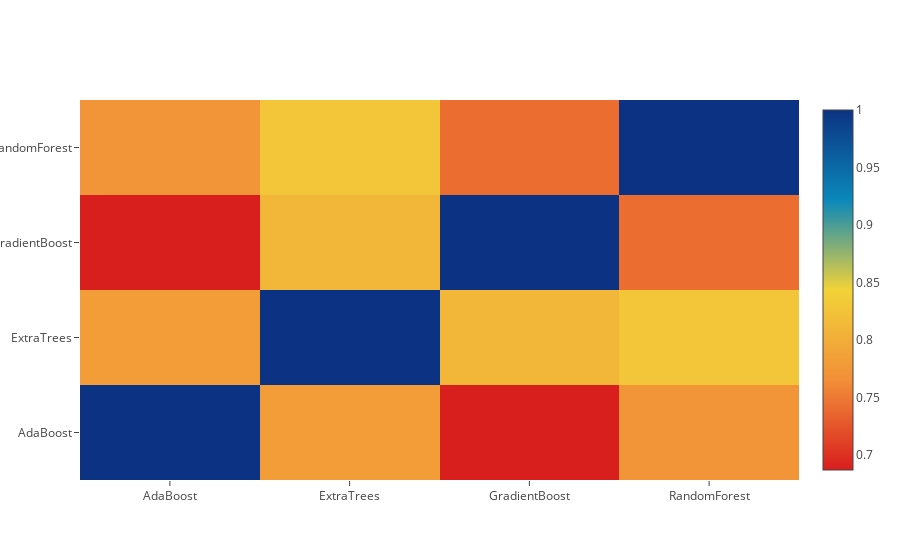

The code cell stored with this chart in its notebook:
### Code cell
data = [
    go.Heatmap(
        z= base_predictions_train.astype(float).corr().values ,
        x=base_predictions_train.columns.values,
        y= base_predictions_train.columns.values,
          colorscale='Portland',
            showscale=True,
            reversescale = True
    )
]
py.iplot(data, filename='labelled-heatmap')

### Figure 1 — Plotly figure (JSON) as saved in the notebook; plotly's stock layout.template omitted (floating-point values rounded to 4 significant figures)
{"data": [{"colorscale": "Portland", "reversescale": true, "showscale": true, "type": "heatmap", "x": ["AdaBoost", "ExtraTrees", "GradientBoost", "RandomForest"], "y": ["AdaBoost", "ExtraTrees", "GradientBoost", "RandomForest"], "z": [[1, 0.7813, 0.6868, 0.7712], [0.7813, 1, 0.811, 0.8279], [0.6868, 0.811, 1, 0.7417], [0.7712, 0.8279, 0.7417, 1]]}], "layout": {}}
